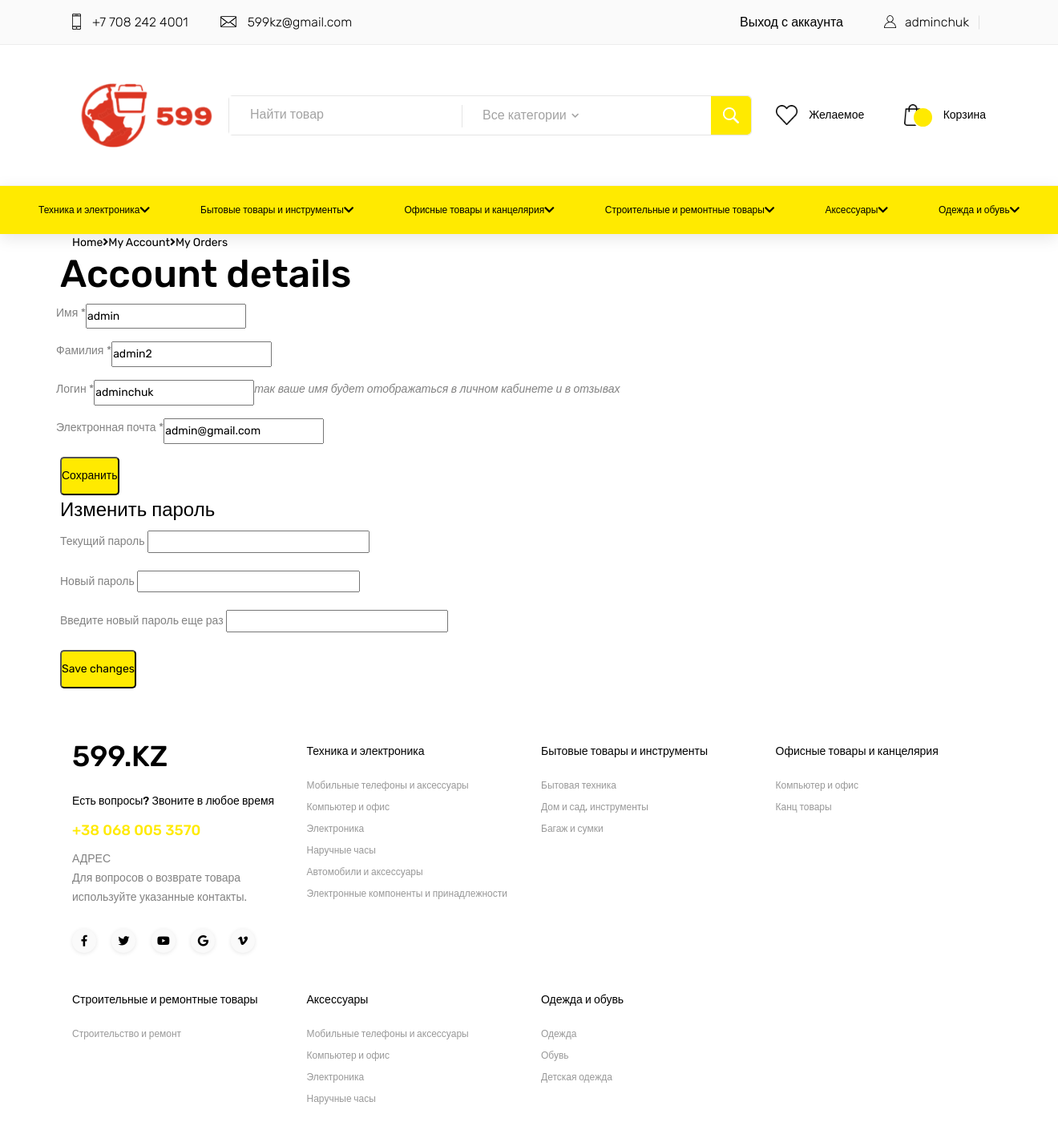
The app's page /profile (signed in), older data.
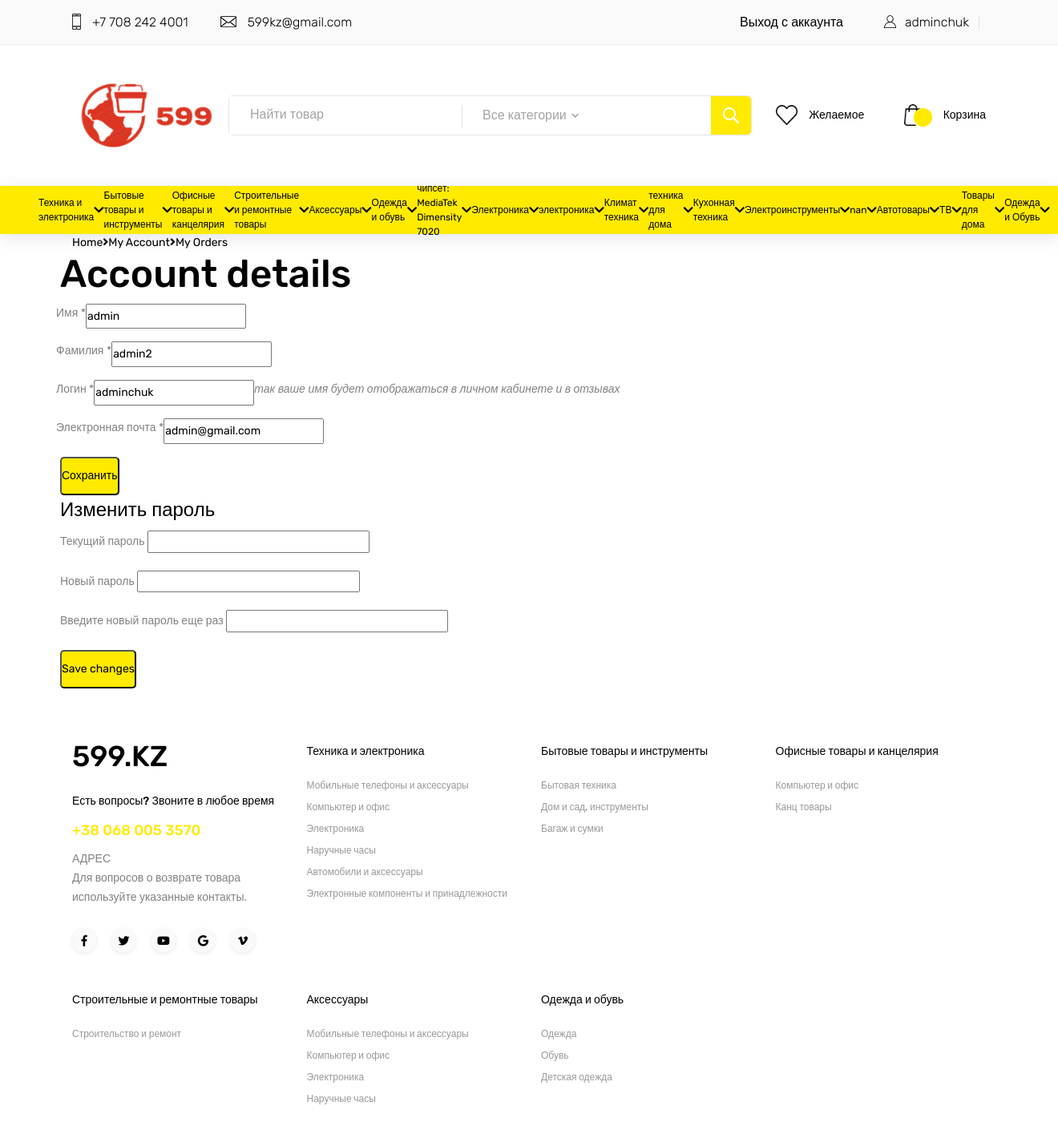
The same page, newer data.
### core/models.py (models this page shows, shortened)
class Category(models.Model):
    title = models.CharField(max_length=225, null=True)
    subcategories = models.ManyToManyField(SubCategory, default=None)

### core/views.py (the view, shortened to what this page needs)
# urls.py: path('profile', profile, name='profile'),
@login_required
def profile(request):
    categories = Category.objects.all()
    print(request.user.username)
    return render(request, 'profile.html', {'user': request.user,'categories': categories})

### templates/profile.html (shortened to what this page needs)
<!DOCTYPE html>
<html lang="en">
{% load static %}
<head>
<link rel="stylesheet" id="electro-style-css" href="https://electro.madrasthemes.com/wp-content/themes/electro/style.min.css?ver=3.3.0" type="text/css" media="all">
</head>
{% include 'navbar.html' %}
<body>
<div id="content" class="site-content" tabindex="-1">
<div class="container">
    <nav class="woocommerce-breadcrumb"><a style="color: black" href="/">Home</a><span class="delimiter"><i class="fa fa-angle-right"></i></span><a style="color: black" href="{% url 'core:profile' %}">My Account</a><span class="delimiter"><i class="fa fa-angle-right"></i></span><a style="color: black; background: white" href="{% url 'core:orders' %}">My Orders</a></nav><div class="site-content-inner row">
<div id="primary" class="content-area">
<main id="main" class="site-main">
<article id="post-3854" class="post-3854 page type-page status-publish hentry">
<header class="entry-header">
<h1 class="entry-title">Account details</h1>
</header>
<div class="entry-content">
<div class="woocommerce">
<div class="woocommerce-MyAccount-content">
<form class="woocommerce-EditAccountForm edit-account" action="" method="post">
<p class="woocommerce-form-row woocommerce-form-row--first form-row form-row-first">
<label for="account_first_name">Имя&nbsp;<span class="required">*</span></label>
<input type="text" class="woocommerce-Input woocommerce-Input--text input-text" name="first_name" id="account_first_name" autocomplete="given-name" value="{{ user.first_name }}">
</p>
<p class="woocommerce-form-row woocommerce-form-row--last form-row form-row-last">
<label for="account_last_name">Фамилия&nbsp;<span class="required">*</span></label>
<input type="text" class="woocommerce-Input woocommerce-Input--text input-text" name="last_name" id="account_last_name" autocomplete="family-name" value="{{ user.last_name }}">
</p>
<p class="woocommerce-form-row woocommerce-form-row--wide form-row form-row-wide">
<label for="account_display_name">Логин&nbsp;<span class="required">*</span></label>
<input type="text" class="woocommerce-Input woocommerce-Input--text input-text" name="username" id="account_display_name" value="{{ user.username }}"> <span><em>так ваше имя будет отображаться в личном кабинете и в отзывах</em></span>
</p>
<p class="woocommerce-form-row woocommerce-form-row--wide form-row form-row-wide">
<label for="account_email">Электронная почта&nbsp;<span class="required">*</span></label>
<input type="email" class="woocommerce-Input woocommerce-Input--email input-text" name="email" id="account_email" autocomplete="email" value="{{ user.email }}">
</p>
    <button type="submit" class="woocommerce-Button button" name="save_account_details" value="Save changes">Сохранить</button>
<fieldset>
<legend>Изменить пароль</legend>
<p class="woocommerce-form-row woocommerce-form-row--wide form">
<label for="password_current">Текущий пароль</label>
<span class="password-input"><input required="true" type="password" class="woocommerce-Input woocommerce-Input--password input-text" name="password_current" id="password_current" autocomplete="off" style="width: 40%"></span>
</p>
<p class="woocommerce-form-row woocommerce-form">
<label for="password_1">Новый пароль</label>
<span class="password-input"><input required="true" type="password" class="woocommerce-Input woocommerce-Input--password input-text" name="password1" id="password_1" autocomplete="off" style="width: 40%"></span>
</p>
<p class="woocommerce-form-row woocommerce-form-row--wide">
<label for="password_2">Введите новый пароль еще раз</label>
<span class="password-input"><input required="true" type="password" class="woocommerce-Input woocommerce-Input--password input-text" name="password2" id="password_2" autocomplete="off" style="width: 40%"></span>
</p>
</fieldset>
<p>
 <button type="submit" class="woocommerce-Button button" name="save_account_details" value="Save changes">Save changes</button>
</p>
</form>
</div>
</div>
</div>
</article>
</main>
</div>
</div>
</div>
</div>
{% include 'footer.html' %}
</body>
</html>

### templates/navbar.html (shortened to what this page needs)
	{% load static %}
<head>
<link rel="stylesheet" type="text/css" href="{% static 'styles/bootstrap4/bootstrap.min.css' %}">
<link href="https://cdnjs.cloudflare.com/ajax/libs/font-awesome/5.10.0/css/all.min.css" rel="stylesheet">
<link href="{% static 'plugins/fontawesome-free-5.0.1/css/fontawesome-all.css' %}" rel="stylesheet" type="text/css">
<link rel="stylesheet" type="text/css" href="{% static 'plugins/OwlCarousel2-2.2.1/owl.carousel.css' %}">
<link rel="stylesheet" type="text/css" href="{% static 'plugins/OwlCarousel2-2.2.1/owl.theme.default.css' %}">
<link rel="stylesheet" type="text/css" href="{% static 'plugins/OwlCarousel2-2.2.1/animate.css' %}">
<link rel="stylesheet" type="text/css" href="{% static 'plugins/slick-1.8.0/slick.css'%}">
<link rel="stylesheet" type="text/css" href="{% static 'styles/main_styles.css' %}">
<link rel="stylesheet" type="text/css" href="{% static 'styles/responsive.css' %}">
</head>
<header class="header">
		<div class="top_bar">
			<div class="container">
				<div class="row">
					<div class="col d-flex flex-row">
						<div class="top_bar_contact_item"><div class="top_bar_icon"><img src="{% static 'img/phone.png'%}" alt=""></div>+7 708 242 4001</div>
						<div class="top_bar_contact_item"><div class="top_bar_icon"><img src="{% static 'img/mail.png' %}" alt=""></div><a href=""><span class="__cf_email__" >599kz@gmail.com</span></a></div>
						<div class="top_bar_content ml-auto">
							<div class="top_bar_menu">
								<ul class="standard_dropdown top_bar_dropdown">
									<li>
                                        <a href="{% url 'account_logout' %}">Выход с аккаунта</a>
									</li>
								</ul>
							</div>
                            {% if request.user.is_authenticated %}
                                <div class="top_bar_user">
								<div class="user_icon"><a href="{% url 'core:profile' %}"><img src="{% static 'img/user.svg' %}" alt=""></a></div>
								<div><a href="{% url 'core:profile' %}">{{ user.username }}</a></div>
							</div>
                            {% else %}
							<div class="top_bar_user">
								<div class="user_icon"><a><img src="{% static 'img/user.svg' %}" alt=""></a></div>
								<div><a href="{% url 'account_login' %}">Войти </a> <a>/</a> <a href="{% url 'account_signup' %}">Зарегистрироваться</a></div>
							</div>
                            {% endif %}
						</div>
					</div>
				</div>
			</div>
		</div>
		<div class="header_main d-none d-lg-block">
			<div class="container">
				<div class="row">
					<div class="col-lg-2 col-sm-3 col-3 order-1">
						<div class="logo_container">
							<div class="logo"><a href="{% url 'core:home' %}"><img src="{% static 'img/1.png'%}" alt="" width="130%"></a></div>
						</div>
					</div>
					<div class="col-lg-7 col-12 order-lg-2 order-3 text-lg-left text-right">
						<div class="header_search">
							<div class="header_search_content">
								<div class="header_search_form_container">
									<form method="POST" class="header_search_form clearfix">
                                        <input type="search" required="required" name="search" class="header_search_input" style="width: 290px;" placeholder="Найти товар">
                                        <div class="custom_dropdown">
                                            <div class="custom_dropdown_list" style="width: 350px">
                                                <span class="custom_dropdown_placeholder clc" name="picked" id="categoryPlaceholder">Все категории</span>
                                                <i class="fas fa-chevron-down"></i>
                                            </div>
                                        </div>
                                        <button type="submit" class="header_search_button trans_300" value="Submit">
                                            <img src="{% static 'img/search.png' %}" alt="">
                                        </button>
                                    </form>
								</div>
							</div>
						</div>
					</div>
					<div class="col-lg-3 col-9 order-lg-3 order-2 text-lg-left text-right">
						<div class="wishlist_cart d-flex flex-row align-items-center justify-content-end">
							<div class="wishlist d-flex flex-row align-items-center justify-content-end">
								<div class="wishlist_icon"><img src="{% static 'img/heart.png' %}" alt=""></div>
								<div class="wishlist_content">
									<div class="wishlist_text"><a style="font-size: 100%" href="#">Желаемое</a></div>
								</div>
							</div>
							<div class="cart">
								<div class="cart_container d-flex flex-row align-items-center justify-content-end">
									<div class="cart_icon">
										<a href="{% url 'core:order-summary' %}"><img src="{% static 'img/cart.png' %}" alt=""></a>
										<div class="cart_count"></div>
									</div>
									<div class="cart_content">
										<div class="cart_text"><a style="font-size: 100%" href="{% url 'core:order-summary' %}">Корзина</a></div>
									</div>
								</div>
							</div>
						</div>
					</div>
				</div>
			</div>
		</div>
		<nav class="main_nav px-xl-5 px-lg-3 d-none d-lg-block" style="background: #FFEA00">
			<div class=" w-100 m-0 p-0 justify-content-around">
				<div class="row w-100 m-0 p-0 justify-content-around">
					<div class="col w-100 m-0 p-0">
						<div class="main_nav_content w-100 m-0 p-0 d-flex justify-content-between" style="background: #FFEA00">
                            {% for category in categories %}
                            <div class="cat_menu_container d-none d-lg-block d-md-block d-xl-block m-0 p-0">
								<div class="cat_menu_title d-flex flex-row align-items-center justify-content-start">
									<div class="cat_menu_text">{{ category.title }}</div>
                                    <i class="fas fa-chevron-down"></i>
								</div>
							</div>
                            {% endfor %}
						</div>
					</div>
				</div>
			</div>
		</nav>
	</header>

Row changes from the older to the newer data that the page shows:
added Category: title "чипсет: MediaTek Dimensity 7020"
added Category: title "Электроника"
added Category: title "электроника"
added Category: title "Климат техника"
added Category: title "техника для дома"
added Category: title "Кухонная техника"
added Category: title "Электроинструменты"
added Category: title "nan"
added Category: title "Автотовары"
added Category: title "ТВ"
added Category: title "Товары для дома"
added Category: title "Одежда и Обувь"
